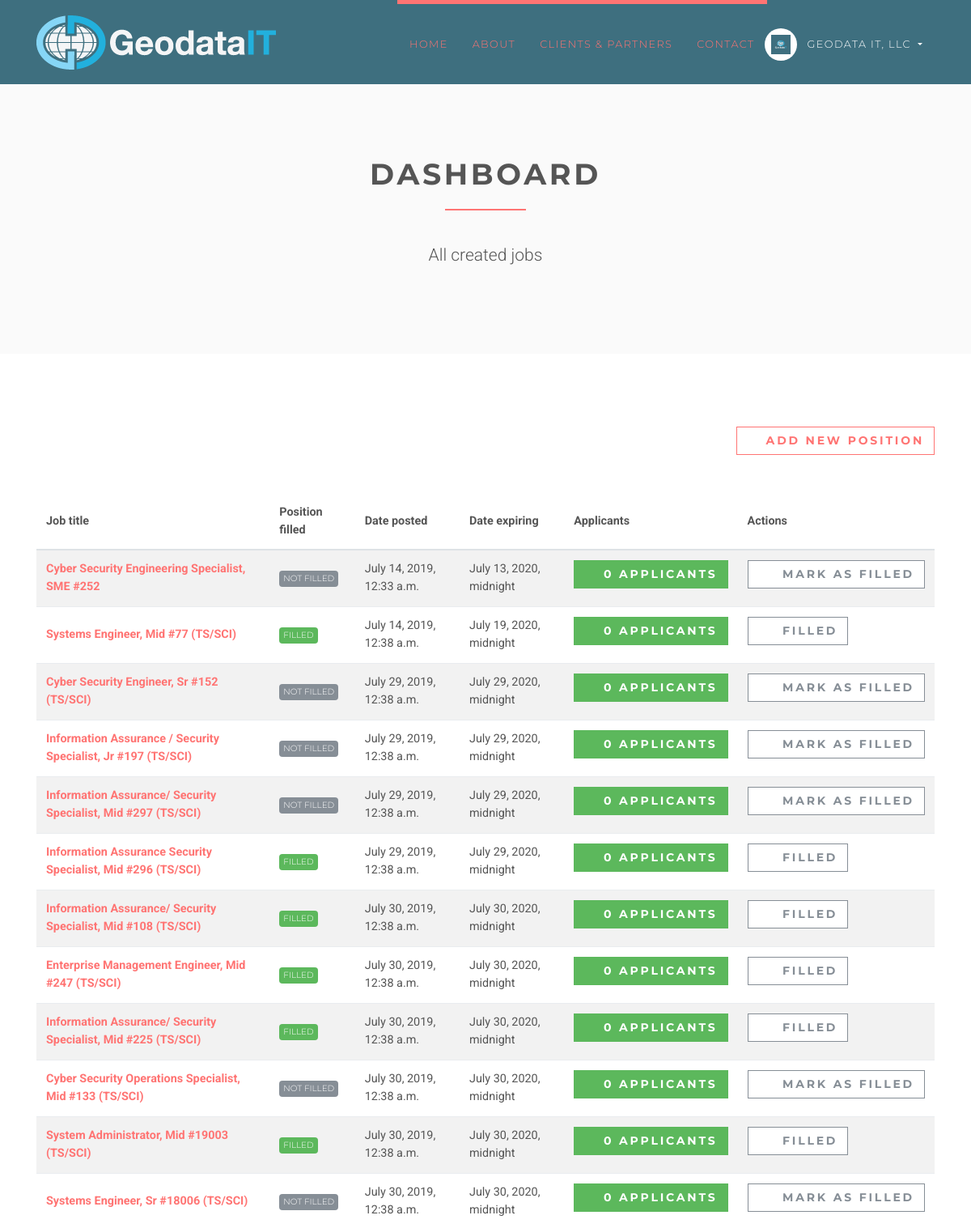
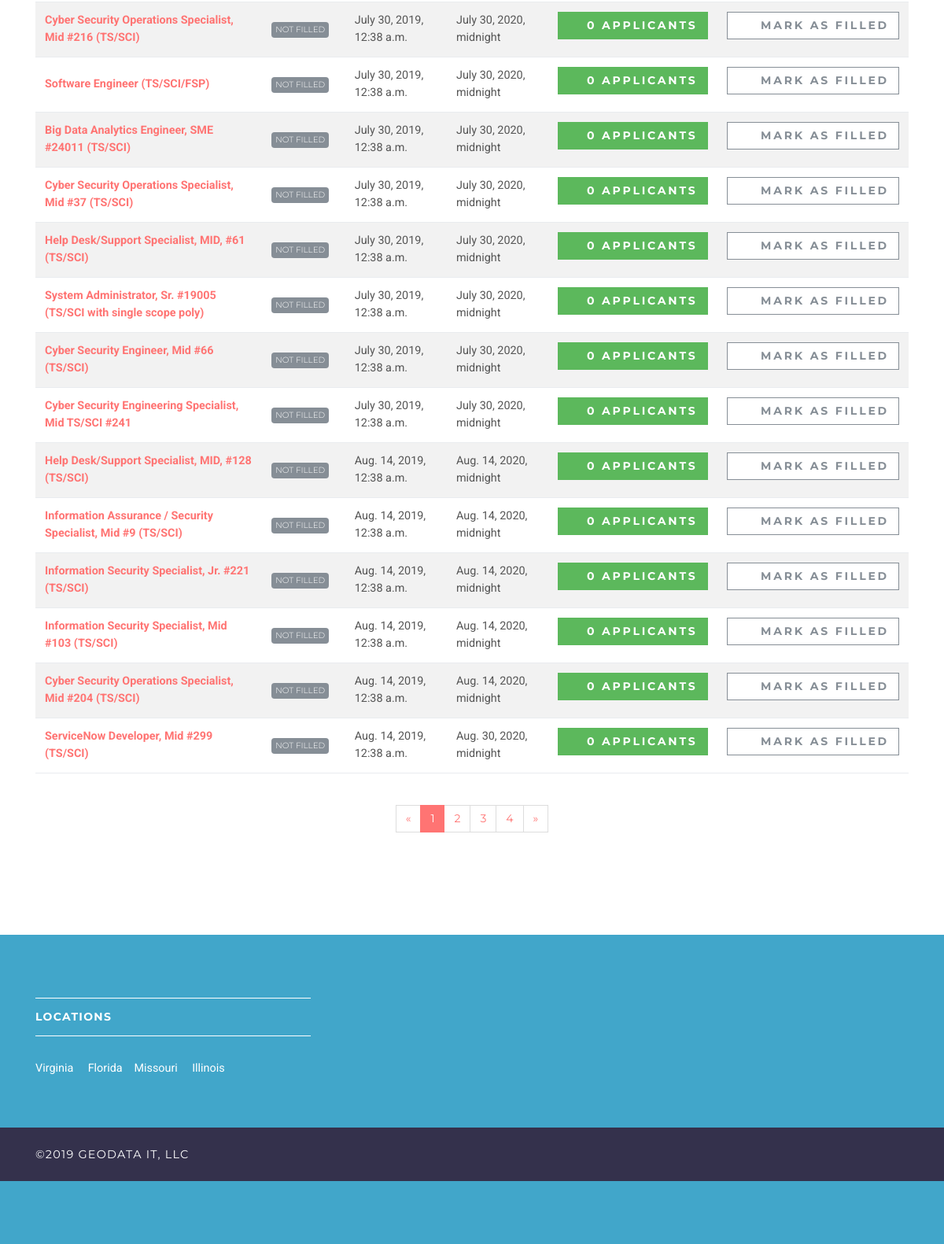
/employer/dashboard (signed in), run on the app's committed database (2 pictures, top to bottom).
### accounts/models.py (models this page shows, shortened)
class User(AbstractUser):
    username = None
    role = models.CharField(max_length=12, error_messages={
        'required': "Role must be provided"
    })
    Clearance = models.CharField(max_length=10, blank=True, null=True, default="")
    email = models.EmailField(unique=True, blank=False,
                              error_messages={
                                  'unique': "A user with that email already exists.",
                              })
    USERNAME_FIELD = "email"
    REQUIRED_FIELDS = []
    objects = UserManager()

### jobsapp/models.py (models this page shows, shortened)
class Job(models.Model):
    user = models.ForeignKey(User, on_delete=models.CASCADE)
    title = models.CharField(max_length=300)
    description = models.TextField()
    location = models.CharField(max_length=150)
    type = models.CharField(choices=JOB_TYPE, max_length=10)
    category = models.CharField(max_length=100)
    last_date = models.DateTimeField()
    company_name = models.CharField(max_length=100)
    company_description = models.CharField(max_length=300)
    website = models.CharField(max_length=100, default="")
    created_at = models.DateTimeField(default=timezone.now)
    filled = models.BooleanField(default=False)

### jobsapp/views/employer.py (the view)
# urls.py: path('', DashboardView.as_view(), name='employer-dashboard'),
class DashboardView(ListView):
    model = Job
    template_name = 'jobs/employer/dashboard.html'
    context_object_name = 'jobs'
    @method_decorator(login_required(login_url=reverse_lazy('accounts:login')))
    @method_decorator(user_is_employer)
    def dispatch(self, request, *args, **kwargs):
        return super().dispatch(self.request, *args, **kwargs)
    def get_queryset(self):
        return self.model.objects.filter(user_id=self.request.user.id)

### templates/jobs/employer/dashboard.html (shortened to what this page needs)
{% extends 'base.html' %}
{% load static %}
{% block content %}
    <section class="bg-light-gray">
        <div class="container">
            <div class="row">
                <div class="col-lg-8 mx-auto">
                    <h1 class="heading">dashboard</h1>
                    <p class="lead text-center">All created jobs</p>
                </div>
            </div>
        </div>
    </section>
    <section>
        <div class="container">
            <div class="row">
                <div class="col-lg-12 text-right mb-5"><a href="{% url 'jobs:employer-jobs-create' %}"
                                                          class="btn btn-outline-white-primary">
                    <i class="fa fa-plus"></i>Add new position</a></div>
                <div class="col-lg-12">
                    <div class="table-responsive">
                        <table class="table table-striped table-hover table-client-dashboard">
                            <thead>
                            <tr>
                                <th>Job title</th>
                                <th>Position filled</th>
                                <th>Date posted</th>
                                <th>Date expiring</th>
                                <th>Applicants</th>
                                <th>Actions</th>
                            </tr>
                            </thead>
                            <tbody>
                            {% for job in jobs %}
                                <tr>
                                    <th><a href="{% url 'jobs:jobs-detail' job.id %}">{{ job.title }}</a>
                                    </th>
                                    <td>
                                        {% if job.filled %}
                                            <span class="badge badge-success">Filled</span>
                                        {% else %}
                                            <span class="badge badge-secondary">Not Filled</span>
                                        {% endif %}
                                    </td>
                                    <td>{{ job.created_at }}</td>
                                    <td>{{ job.last_date }}</td>
                                    <td>
                                        <a href="{% url 'jobs:employer-dashboard-applicants' job.id %}"
                                           class="btn btn-success">
                                            <i class="fa fa-users"></i>{{ job.applicants.count }}
                                            <span class="hidden-xs hidden-sm">Applicants</span>
                                        </a>
                                    </td>
                                    <td>
                                        {% if job.filled %}
                                            <a href="{% url 'jobs:job-mark-filled' job.id %}"
                                               class="btn btn-outline-white-secondary">
                                                <i class="fa fa-check-circle-o"></i>
                                                <span class="hidden-xs hidden-sm">Filled</span>
                                            </a><br>
                                        {% else %}
                                            <a href="{% url 'jobs:job-mark-filled' job.id %}"
                                               class="btn btn-outline-white-secondary">
                                                <i class="fa fa-check-circle-o"></i>
                                                <span class="hidden-xs hidden-sm">Mark as </span>filled
                                            </a><br>
                                        {% endif %}
                                    </td>
                                </tr>
                            {% endfor %}
                            </tbody>
                        </table>
                    </div>
                    <div class="pages">
                        <nav aria-label="Page navigation example" class="d-flex justify-content-center mt-4 mb-4">
                            <ul class="pagination">
                                <li class="page-item"><a href="#" aria-label="Previous" class="page-link"><span
                                        aria-hidden="true">«</span><span class="sr-only">Previous</span></a></li>
                                <li class="page-item active"><a href="#" class="page-link">1</a></li>
                                <li class="page-item"><a href="#" class="page-link">2</a></li>
                                <li class="page-item"><a href="#" class="page-link">3</a></li>
                                <li class="page-item"><a href="#" class="page-link">4</a></li>
                                <li class="page-item"><a href="#" aria-label="Next" class="page-link"><span
                                        aria-hidden="true">»</span><span class="sr-only">Next</span></a></li>
                            </ul>
                        </nav>
                    </div>
                </div>
            </div>
        </div>
    </section>
{% endblock %}

### templates/base.html (shortened to what this page needs)
{% load static %}
<!DOCTYPE html>
<html>
<head>
    <link rel="stylesheet"
          href="{% static 'vendor/bootstrap/css/bootstrap.min.css' %}">
    <link rel="stylesheet"
          href="{% static 'vendor/font-awesome/css/font-awesome.min.css' %}">
    <link rel="stylesheet"
          href="{% static 'vendor/owl.carousel/assets/owl.carousel.css' %}">
    <link rel="stylesheet"
          href="{% static 'vendor/owl.carousel/assets/owl.theme.default.css' %}">
    <link rel="stylesheet" href="{% static 'css/style.default.css' %}"
          id="theme-stylesheet">
    <link rel="stylesheet" href="{% static 'css/custom.css' %}">
</head>
<body>
<header class="header">
    <nav class="navbar navbar-expand-lg">
        <div class="container">
            <a href="/" class="navbar-brand">
                <img src="{% static 'img/logo-small.png' %}" alt="logo" class="d-none d-lg-block">
            </a>
            <div id="navbarSupportedContent" class="collapse navbar-collapse">
                <ul class="navbar-nav ml-auto">
                    <li class="nav-item active">
                        <a href="/" class="nav-link">Home <span class="sr-only">(current)</span></a>
                    </li>
                    <li class="nav-item active">
                        <a href="/about" class="nav-link">About <span class="sr-only">(current)</span></a>
                    </li>
                    <li class="nav-item active">
                        <a href="/partners" class="nav-link">Clients & Partners <span class="sr-only">(current)</span></a>
                    </li>
                    <li class="nav-item active">
                        <a href="/contact" class="nav-link">Contact <span class="sr-only">(current)</span></a>
                    </li>
                    {% if request.user.is_authenticated and request.user.role == 'employer' %}
                        <li class="nav-item dropdown">
                            <a id="clientZone" href="#" data-toggle="dropdown"
                               aria-haspopup="true" aria-expanded="false"
                               class="nav-link dropdown-toggle has-img mb-3 mb-lg-0 mt-3 mt-lg-0">
                                <div class="client-menu-image">
                                    <div class="inner">
                                        <img src="{% static 'img/company-1.png' %}"
                                             alt="company image"
                                             class="img-fluid">
                                    </div>
                                </div>
                                {% if request.user.role == 'employee' %}
                                    {{ request.user.first_name }} {{ request.user.last_name }}
                                {% else %}
                                    {{ request.user.first_name }}
                                {% endif %}
                            </a>
                        </li>
                    {% endif %}
                </ul>
            </div>
        </div>
    </nav>
</header>
<div>
    {% block content %} {% endblock %}
</div>
<footer class="footer">
    <div class="footer__block">
        <div class="container">
            <div class="row">
                <div class="col-lg-4 col-md-12 mb-5">
                    <h4 class="h5">Locations</h4>
                    <p>Virginia <i class="fa fa-star"></i> Florida <i class="fa fa-star"></i>Missouri <i class="fa fa-star"></i> Illinois</p>
            </div>
        </div>
    </div>
    <div class="footer__copyright">
        <div class="container">
            <div class="row">
                <div class="col-md-6 text-md-left text-center">
                    <p>&copy;2019 Geodata IT, LLC</p>
                </div>
            </div>
        </div>
    </div>
</footer>
</body>
</html>

### data on the page
User: user.first_name "GEODATA IT, LLC"
Job: title "Cyber Security Engineering Specialist, SME #252", filled "NOT FILLED", created_at "July 14, 2019, 12:33 a.m.", last_date "July 13, 2020, midnight", applicants.count "0"
Job: title "Systems Engineer, Mid #77 (TS/SCI)", filled "FILLED", created_at "July 14, 2019, 12:38 a.m.", last_date "July 19, 2020, midnight", applicants.count "0"
Job: title "Cyber Security Engineer, Sr #152 (TS/SCI)", filled "NOT FILLED", created_at "July 29, 2019, 12:38 a.m.", last_date "July 29, 2020, midnight", applicants.count "0"
Job: title "Information Assurance / Security Specialist, Jr #197 (TS/SCI)", filled "NOT FILLED", created_at "July 29, 2019, 12:38 a.m.", last_date "July 29, 2020, midnight", applicants.count "0"
Job: title "Information Assurance/ Security Specialist, Mid #297 (TS/SCI)", filled "NOT FILLED", created_at "July 29, 2019, 12:38 a.m.", last_date "July 29, 2020, midnight", applicants.count "0"
Job: title "Information Assurance Security Specialist, Mid #296 (TS/SCI)", filled "FILLED", created_at "July 29, 2019, 12:38 a.m.", last_date "July 29, 2020, midnight", applicants.count "0"
Job: title "Information Assurance/ Security Specialist, Mid #108 (TS/SCI)", filled "FILLED", created_at "July 30, 2019, 12:38 a.m.", last_date "July 30, 2020, midnight", applicants.count "0"
Job: title "Enterprise Management Engineer, Mid #247 (TS/SCI)", filled "FILLED", created_at "July 30, 2019, 12:38 a.m.", last_date "July 30, 2020, midnight", applicants.count "0"
Job: title "Information Assurance/ Security Specialist, Mid #225 (TS/SCI)", filled "FILLED", created_at "July 30, 2019, 12:38 a.m.", last_date "July 30, 2020, midnight", applicants.count "0"
Job: title "Cyber Security Operations Specialist, Mid #133 (TS/SCI)", filled "NOT FILLED", created_at "July 30, 2019, 12:38 a.m.", last_date "July 30, 2020, midnight", applicants.count "0"
Job: title "System Administrator, Mid #19003 (TS/SCI)", filled "FILLED", created_at "July 30, 2019, 12:38 a.m.", last_date "July 30, 2020, midnight", applicants.count "0"
Job: title "Systems Engineer, Sr #18006 (TS/SCI)", filled "NOT FILLED", created_at "July 30, 2019, 12:38 a.m.", last_date "July 30, 2020, midnight", applicants.count "0"
Job: title "Cyber Security Operations Specialist, Mid #216 (TS/SCI)", filled "NOT FILLED", created_at "July 30, 2019, 12:38 a.m.", last_date "July 30, 2020, midnight", applicants.count "0"
Job: title "Software Engineer (TS/SCI/FSP)", filled "NOT FILLED", created_at "July 30, 2019, 12:38 a.m.", last_date "July 30, 2020, midnight", applicants.count "0"
Job: title "Big Data Analytics Engineer, SME #24011 (TS/SCI)", filled "NOT FILLED", created_at "July 30, 2019, 12:38 a.m.", last_date "July 30, 2020, midnight", applicants.count "0"
Job: title "Cyber Security Operations Specialist, Mid #37 (TS/SCI)", filled "NOT FILLED", created_at "July 30, 2019, 12:38 a.m.", last_date "July 30, 2020, midnight", applicants.count "0"
Job: title "Help Desk/Support Specialist, MID, #61 (TS/SCI)", filled "NOT FILLED", created_at "July 30, 2019, 12:38 a.m.", last_date "July 30, 2020, midnight", applicants.count "0"
Job: title "System Administrator, Sr. #19005 (TS/SCI with single scope poly)", filled "NOT FILLED", created_at "July 30, 2019, 12:38 a.m.", last_date "July 30, 2020, midnight", applicants.count "0"
Job: title "Cyber Security Engineer, Mid #66 (TS/SCI)", filled "NOT FILLED", created_at "July 30, 2019, 12:38 a.m.", last_date "July 30, 2020, midnight", applicants.count "0"
Job: title "Cyber Security Engineering Specialist, Mid TS/SCI #241", filled "NOT FILLED", created_at "July 30, 2019, 12:38 a.m.", last_date "July 30, 2020, midnight", applicants.count "0"
Job: title "Help Desk/Support Specialist, MID, #128 (TS/SCI)", filled "NOT FILLED", created_at "Aug. 14, 2019, 12:38 a.m.", last_date "Aug. 14, 2020, midnight", applicants.count "0"
Job: title "Information Assurance / Security Specialist, Mid #9 (TS/SCI)", filled "NOT FILLED", created_at "Aug. 14, 2019, 12:38 a.m.", last_date "Aug. 14, 2020, midnight", applicants.count "0"
Job: title "Information Security Specialist, Jr. #221 (TS/SCI)", filled "NOT FILLED", created_at "Aug. 14, 2019, 12:38 a.m.", last_date "Aug. 14, 2020, midnight", applicants.count "0"
Job: title "Information Security Specialist, Mid #103 (TS/SCI)", filled "NOT FILLED", created_at "Aug. 14, 2019, 12:38 a.m.", last_date "Aug. 14, 2020, midnight", applicants.count "0"
Job: title "Cyber Security Operations Specialist, Mid #204 (TS/SCI)", filled "NOT FILLED", created_at "Aug. 14, 2019, 12:38 a.m.", last_date "Aug. 14, 2020, midnight", applicants.count "0"
Job: title "ServiceNow Developer, Mid #299 (TS/SCI)", filled "NOT FILLED", created_at "Aug. 14, 2019, 12:38 a.m.", last_date "Aug. 30, 2020, midnight", applicants.count "0"
